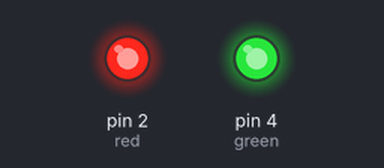
This sketch was run on a simulated Arduino Uno, built with avr-gcc and run on an emulated ATmega328P. On the bench: output pins drawn as LEDs (lit = HIGH).

Above: at 0.1 s.
At 8.1 s:
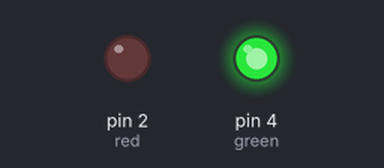
At 20.1 s:
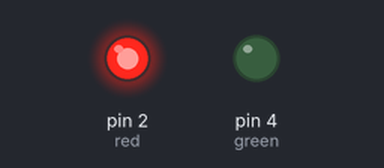
At 39.1 s:
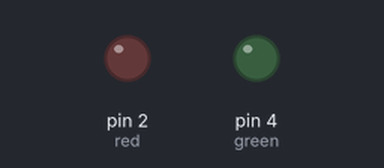
Timing chart, 0 to 40.0 s (numbered marks = the images above):
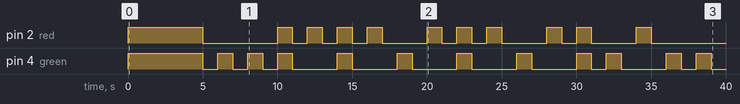

The sketch:

Morse.ino
```cpp
int red = 2;
int green = 4;
int sDelay = 500;
int lDelay = 1000;

void dot(){
  digitalWrite(red, HIGH);
  delay(lDelay);
  digitalWrite(red, LOW);
  delay(lDelay);
}

void dash(){
  digitalWrite(green, HIGH);
  delay(lDelay);
  digitalWrite(green, LOW);
  delay(lDelay);
}

void cBreak(){
  digitalWrite(green, HIGH);
  digitalWrite(red, HIGH);
  delay(lDelay);
  digitalWrite(green, LOW);
  digitalWrite(red, LOW);
  delay(lDelay);
}

void wBreak(){
  cBreak();
  cBreak();
}

void lBreak(){
  digitalWrite(green, HIGH);
  digitalWrite(red, HIGH);
  delay(5000);
  digitalWrite(green, LOW);
  digitalWrite(red, LOW);
  delay(lDelay);
}


void sA(){
  dot();
  dash();
  cBreak();
}

void sB(){
  dash();
  dot();
  dot();
  dot();
  cBreak();
}

void sC(){
  dash();
  dot();
  dash();
  dot();
  cBreak();
}

void sD(){
  dash();
  dot();
  dot();
  cBreak();
}

void sE(){
  dot();
  cBreak();
}

void sF(){
  dot();
  dot();
  dash();
  dot();
  cBreak();
}

void sG(){
  dash();
  dash();
  dot();
  cBreak();
}

void sH(){
  dot();
  dot();
  dot();
  dot();
  cBreak();
}

void sI(){
  dot();
  dot();
  cBreak();
}

void sJ(){
  dot();
  dash();
  dash();
  dash();
  cBreak();
}

void sK(){
  dash();
  dot();
  dash();
  cBreak();
}

void sL(){
  dot();
  dash();
  dot();
  dot();
  cBreak();
}

void sM(){
  dash();
  dash();
  cBreak();
}

void sN(){
  dash();
  dot();
  cBreak();
}

void sO(){
  dash();
  dash();
  dash();
  cBreak();
}

void sP(){
  dot();
  dash();
  dash();
  dot();
  cBreak();
}

void sQ(){
  dash();
  dash();
  dot();
  dash();
  cBreak();
}

void sR(){
  dot();
  dash();
  dot();
  cBreak();
}

void sS(){
  dot();
  dot();
  dot();
  cBreak();
}

void sT(){
  dash();
  cBreak();
}

void sU(){
  dot();
  dot();
  dash();
  cBreak();
}

void sV(){
  dot();
  dot();
  dot();
  dash();
  cBreak();
}

void sW(){
  dot();
  dash();
  dash();
  cBreak();
}

void sX(){
  dash();
  dot();
  dot();
  dash();
  cBreak();
}

void sY(){
  dash();
  dot();
  dash();
  dash();
  cBreak();
}

void sZ(){
  dash();
  dash();
  dot();
  dot();
  cBreak();
}

void setup(){
  pinMode(red, OUTPUT);
  pinMode(green, OUTPUT);
}

void loop() {
  lBreak();
  sM();
  sE();
  sR();
  sR();
  sY();
  wBreak();
  sC();
  sH();
  sR();
  sI();
  sS();
  sT();
  sM();
  sA();
  sS();
  lBreak();
}
```

Morse.c
```cpp
int red = 2;
int green = 4;
int sDelay = 500;
int lDelay = 1000;

void dot(){
  digitalWrite(red, HIGH);
  delay(lDelay);
  digitalWrite(red, LOW);
  delay(lDelay);
}

void dash(){
  digitalWrite(green, HIGH);
  delay(lDelay);
  digitalWrite(green, LOW);
  delay(lDelay);
}

void cBreak(){
  digitalWrite(green, HIGH);
  digitalWrite(red, HIGH);
  delay(lDelay);
  digitalWrite(green, LOW);
  digitalWrite(red, LOW);
  delay(lDelay);
}

void wBreak(){
  cBreak();
  cBreak();
}

void lBreak(){
  digitalWrite(green, HIGH);
  digitalWrite(red, HIGH);
  delay(5000);
  digitalWrite(green, LOW);
  digitalWrite(red, LOW);
  delay(lDelay);
}


void sA(){
  dot();
  dash();
  cBreak();
}

void sB(){
  dash();
  dot();
  dot();
  dot();
  cBreak();
}

void sC(){
  dash();
  dot();
  dash();
  dot();
  cBreak();
}

void sD(){
  dash();
  dot();
  dot();
  cBreak();
}

void sE(){
  dot();
  cBreak();
}

void sF(){
  dot();
  dot();
  dash();
  dot();
  cBreak();
}

void sG(){
  dash();
  dash();
  dot();
  cBreak();
}

void sH(){
  dot();
  dot();
  dot();
  dot();
  cBreak();
}

void sI(){
  dot();
  dot();
  cBreak();
}

void sJ(){
  dot();
  dash();
  dash();
  dash();
  cBreak();
}

void sK(){
  dash();
  dot();
  dash();
  cBreak();
}

void sL(){
  dot();
  dash();
  dot();
  dot();
  cBreak();
}

void sM(){
  dash();
  dash();
  cBreak();
}

void sN(){
  dash();
  dot();
  cBreak();
}

void sO(){
  dash();
  dash();
  dash();
  cBreak();
}

void sP(){
  dot();
  dash();
  dash();
  dot();
  cBreak();
}

void sQ(){
  dash();
  dash();
  dot();
  dash();
  cBreak();
}

void sR(){
  dot();
  dash();
  dot();
  cBreak();
}

void sS(){
  dot();
  dot();
  dot();
  cBreak();
}

void sT(){
  dash();
  cBreak();
}

void sU(){
  dot();
  dot();
  dash();
  cBreak();
}

void sV(){
  dot();
  dot();
  dot();
  dash();
  cBreak();
}

void sW(){
  dot();
  dash();
  dash();
  cBreak();
}

void sX(){
  dash();
  dot();
  dot();
  dash();
  cBreak();
}

void sY(){
  dash();
  dot();
  dash();
  dash();
  cBreak();
}

void sZ(){
  dash();
  dash();
  dot();
  dot();
  cBreak();
}

void setup(){
  pinMode(red, OUTPUT);
  pinMode(green, OUTPUT);
}

void loop() {
  lBreak();
  sM();
  sE();
  sR();
  sR();
  sY();
  wBreak();
  sC();
  sH();
  sR();
  sI();
  sS();
  sT();
  sM();
  sA();
  sS();
  lBreak();
} 
```

Measured:
- by itself, pin 2 (red): LOW → HIGH at 0.00 s, → LOW 5.0 s later, → HIGH 5.0 s later, → LOW 1.0 s later, … (22 changes in this stretch)
- by itself, pin 4 (green): LOW → HIGH at 0.00 s, → LOW 5.0 s later, → HIGH 1.0 s later, → LOW 1.0 s later, … (24 changes in this stretch)
